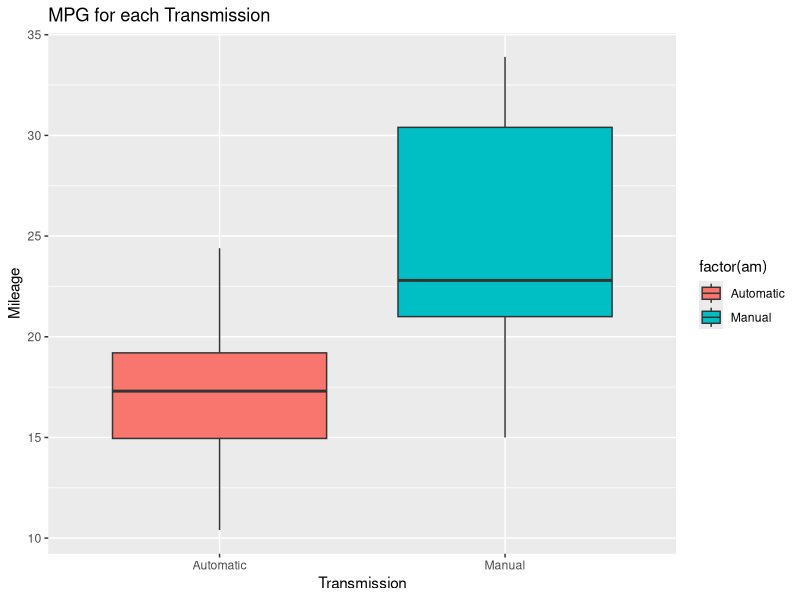
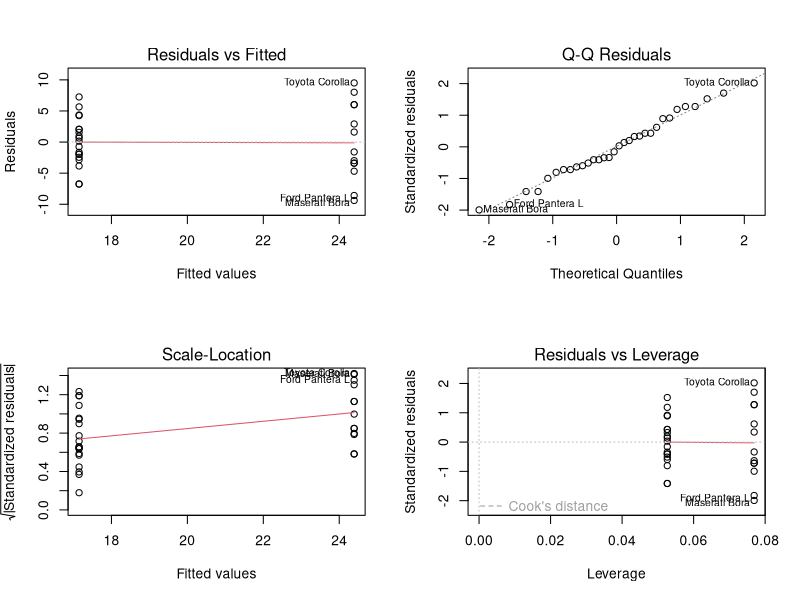
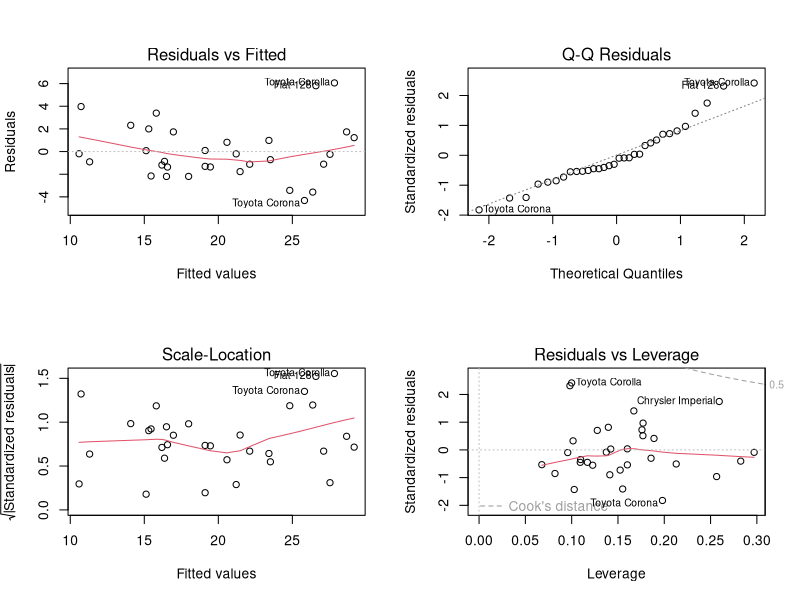
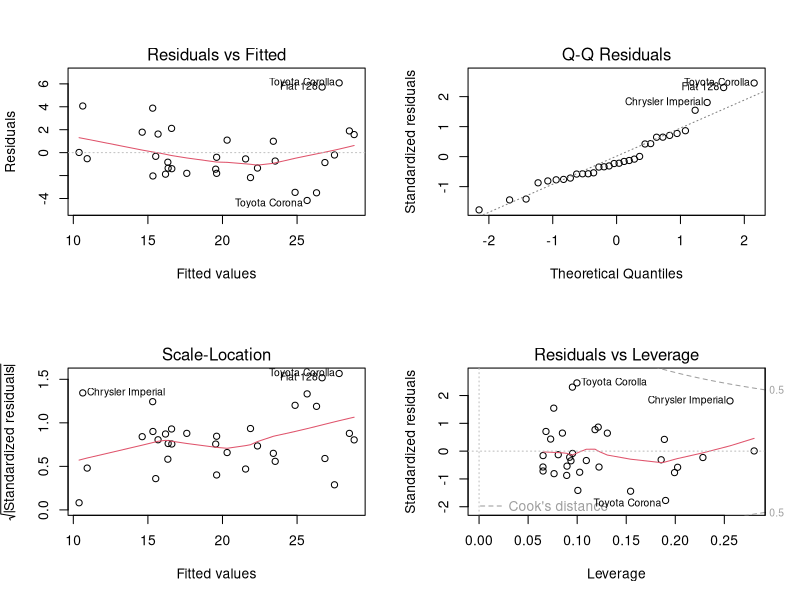

These figures' R source, in order:
## ---- chunk 1
    options(scipen = 10)
## ---- chunk 2
    library(ggplot2)
## ---- chunk 3
    data("mtcars")
## ---- chunk 4
    aggregate(mpg ~ am, mtcars, mean)
## ---- chunk 5
    fit <- lm(mpg ~ am, data = mtcars)
    coefficients(summary(fit))
## ---- chunk 6
    confint(fit)["am",]
## ---- chunk 7
    analyseVariance <- aov(mpg ~ ., mtcars)
    summary(analyseVariance)
## ---- chunk 8
    fitMult <- lm(mpg ~ cyl + wt + disp + am, data = mtcars)
    coefficients(summary(fitMult))
## ---- chunk 9
    fitFin <- lm(mpg ~ cyl + wt + am, data = mtcars)
    coefficients(summary(fitFin))
## ---- chunk 10
    mtcars$am <- as.factor(mtcars$am)
    levels(mtcars$am) <- c("Automatic", "Manual")
    graph <- ggplot(mtcars, aes(x = factor(am), y = mpg))
    graph <- graph + geom_boxplot(aes(fill = factor(am)))
    graph <- graph + labs(title = "MPG for each Transmission", 
                          x = "Transmission", y = "Mileage")
    graph
## ---- chunk 11
    par(mfrow = c(2,2))
    plot(fit)
## ---- chunk 12
    par(mfrow = c(2,2))
    plot(fitMult)
## ---- chunk 13
    par(mfrow = c(2,2))
    plot(fitFin)
